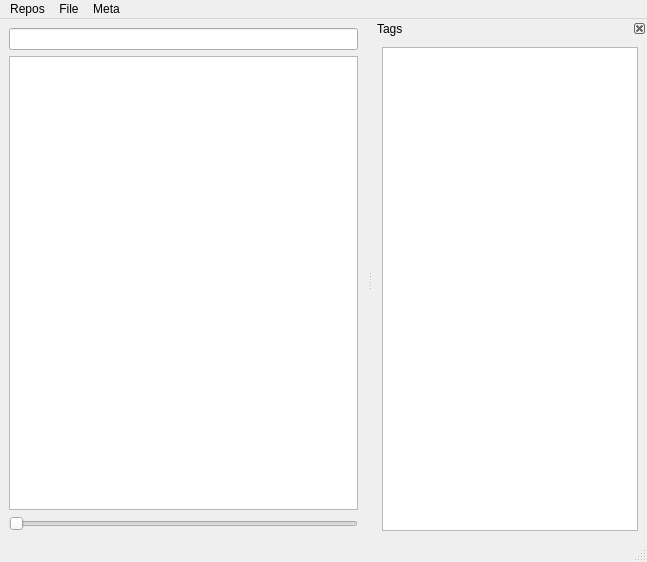
<?xml version="1.0" encoding="UTF-8"?>
<ui version="4.0">
 <class>MainWindow</class>
 <widget class="QMainWindow" name="MainWindow">
  <property name="geometry">
   <rect>
    <x>0</x>
    <y>0</y>
    <width>647</width>
    <height>562</height>
   </rect>
  </property>
  <property name="windowTitle">
   <string>Sampleman</string>
  </property>
  <widget class="QWidget" name="centralwidget">
   <layout class="QGridLayout" name="gridLayout" columnstretch="1">
    <item row="0" column="0">
     <widget class="QLineEdit" name="lineEdit"/>
    </item>
    <item row="1" column="0">
     <widget class="QListView" name="fileView">
      <property name="editTriggers">
       <set>QAbstractItemView::NoEditTriggers</set>
      </property>
      <property name="dragEnabled">
       <bool>true</bool>
      </property>
      <property name="dragDropMode">
       <enum>QAbstractItemView::DragOnly</enum>
      </property>
      <property name="alternatingRowColors">
       <bool>true</bool>
      </property>
      <property name="selectionMode">
       <enum>QAbstractItemView::ExtendedSelection</enum>
      </property>
      <property name="selectionBehavior">
       <enum>QAbstractItemView::SelectItems</enum>
      </property>
      <property name="layoutMode">
       <enum>QListView::Batched</enum>
      </property>
      <property name="batchSize">
       <number>30</number>
      </property>
     </widget>
    </item>
    <item row="2" column="0">
     <widget class="QSlider" name="seekSlider">
      <property name="orientation">
       <enum>Qt::Horizontal</enum>
      </property>
     </widget>
    </item>
   </layout>
  </widget>
  <widget class="QMenuBar" name="menubar">
   <property name="geometry">
    <rect>
     <x>0</x>
     <y>0</y>
     <width>647</width>
     <height>22</height>
    </rect>
   </property>
   <widget class="QMenu" name="menuFile">
    <property name="title">
     <string>File</string>
    </property>
    <widget class="QMenu" name="menuOpen_with">
     <property name="title">
      <string>Open with</string>
     </property>
    </widget>
    <widget class="QMenu" name="menuOpen_copy_with">
     <property name="title">
      <string>Open copy with</string>
     </property>
    </widget>
    <widget class="QMenu" name="menuExport_as">
     <property name="title">
      <string>Export as</string>
     </property>
    </widget>
    <addaction name="menuOpen_with"/>
    <addaction name="menuOpen_copy_with"/>
    <addaction name="menuExport_as"/>
    <addaction name="actionPlay"/>
   </widget>
   <widget class="QMenu" name="menuLibrary">
    <property name="title">
     <string>Repos</string>
    </property>
    <widget class="QMenu" name="menuRescan_folders">
     <property name="title">
      <string>Rescan repos</string>
     </property>
     <addaction name="actionAll_folders"/>
     <addaction name="separator"/>
    </widget>
    <addaction name="menuRescan_folders"/>
    <addaction name="actionManage_folders"/>
   </widget>
   <widget class="QMenu" name="menuTags">
    <property name="title">
     <string>Meta</string>
    </property>
    <addaction name="actionEdit_all"/>
    <addaction name="actionEdit_one_by_one"/>
   </widget>
   <addaction name="menuLibrary"/>
   <addaction name="menuFile"/>
   <addaction name="menuTags"/>
  </widget>
  <widget class="QStatusBar" name="statusbar"/>
  <widget class="QDockWidget" name="dockWidget_2">
   <property name="features">
    <set>QDockWidget::DockWidgetClosable|QDockWidget::DockWidgetMovable</set>
   </property>
   <property name="windowTitle">
    <string>Tags</string>
   </property>
   <attribute name="dockWidgetArea">
    <number>2</number>
   </attribute>
   <widget class="QWidget" name="dockWidgetContents_2">
    <layout class="QVBoxLayout" name="verticalLayout">
     <item>
      <widget class="QListView" name="tagView">
       <property name="editTriggers">
        <set>QAbstractItemView::NoEditTriggers</set>
       </property>
       <property name="dragDropMode">
        <enum>QAbstractItemView::DragDrop</enum>
       </property>
       <property name="selectionMode">
        <enum>QAbstractItemView::ExtendedSelection</enum>
       </property>
      </widget>
     </item>
    </layout>
   </widget>
  </widget>
  <action name="actionQuit">
   <property name="text">
    <string>Close</string>
   </property>
  </action>
  <action name="actionTest">
   <property name="text">
    <string>Test</string>
   </property>
  </action>
  <action name="actionManage_directories">
   <property name="text">
    <string>Setup folders</string>
   </property>
  </action>
  <action name="actionAll_folders">
   <property name="text">
    <string>All folders</string>
   </property>
  </action>
  <action name="actionManage_folders">
   <property name="text">
    <string>Manage repos</string>
   </property>
  </action>
  <action name="actionEdit_all">
   <property name="text">
    <string>Edit all</string>
   </property>
  </action>
  <action name="actionEdit_one_by_one">
   <property name="text">
    <string>Edit one by one</string>
   </property>
  </action>
  <action name="actionApp">
   <property name="text">
    <string>App</string>
   </property>
  </action>
  <action name="actionApp_2">
   <property name="text">
    <string>App</string>
   </property>
  </action>
  <action name="action_home_johannes">
   <property name="text">
    <string>/home/johannes</string>
   </property>
  </action>
  <action name="actionPlay">
   <property name="checkable">
    <bool>true</bool>
   </property>
   <property name="text">
    <string>Play</string>
   </property>
   <property name="shortcut">
    <string>Space</string>
   </property>
  </action>
 </widget>
 <resources/>
 <connections/>
</ui>
